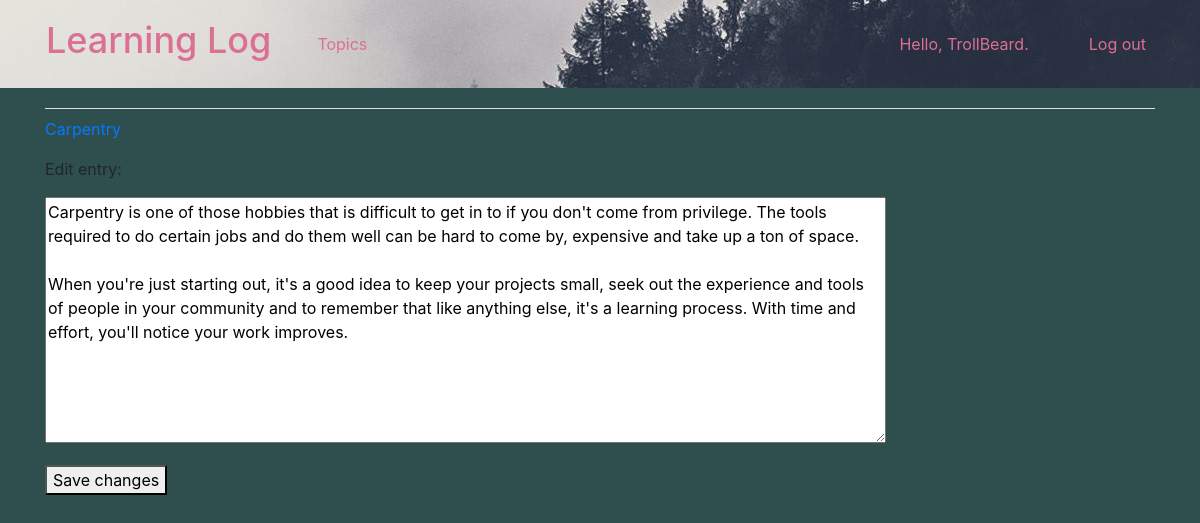
The app's page /edit_entry/3/ (signed in) with its own data.
### learning_logs/models.py (models this page shows, shortened)
class Topic(models.Model):
	text = models.CharField(max_length = 200)
	date_added = models.DateTimeField(auto_now_add = True)
	owner = models.ForeignKey(User, on_delete=models.CASCADE)
	def __str__(self):
		return self.text

class Entry(models.Model):
	topic = models.ForeignKey(Topic, on_delete=models.CASCADE)
	text = models.TextField()
	date_added = models.DateTimeField(auto_now_add=True)
	class Meta:
		verbose_name_plural = 'entries'

### learning_logs/views.py (the view)
# urls.py: path('edit_entry/<int:entry_id>/', views.edit_entry, name='edit_entry'),
@login_required
def edit_entry(request, entry_id):
	entry = Entry.objects.get(id=entry_id)
	topic = entry.topic
	if topic.owner != request.user:
		raise Http404
	if request.method != 'POST':
		form = EntryForm(instance=entry)
	else:
		form = EntryForm(instance=entry, data=request.POST)
		if form.is_valid():
			form.save()
			return redirect('learning_logs:topic', topic_id=topic.id)
	context = {'entry': entry, 'topic':topic, 'form': form}
	return render(request, 'learning_logs/edit_entry.html', context)

### learning_logs/forms.py
class EntryForm(forms.ModelForm):
	class Meta:
		model = Entry
		fields = ['text']
		labels = {'text': ''}
		widgets = {'text': forms.Textarea(attrs={'cols': 80})}

### learning_logs/templates/learning_logs/edit_entry.html (shortened to what this page needs)
{% extends "learning_logs/base.html" %}
{% block content %}
  <p><a href="{% url 'learning_logs:topic' topic.id %}">{{topic}}</a></p>
  <p>Edit entry:</p>
  <form action="{% url 'learning_logs:edit_entry' entry.id %}" method='post'>
    {{ form.as_p }}
    <button name='submit'>Save changes</button>
  </form>
{% endblock content %}

### learning_logs/templates/learning_logs/base.html (shortened to what this page needs)
{% load bootstrap4 %}
{% load static %}
<!doctype html>
<html lang="en">
<head>
<link rel="stylesheet" type="text/css" href="{% static 'learning_logs/custom.css' %}">
  {% bootstrap_css %}
</head>
<body>
  <nav class="navbar navbar-expand-md navbar-light bg-light mb-1 mynav">
	<a class="navbar-brand h1" style="color:palevioletred;font-size:36px" href="{% url 'learning_logs:index' %}">
	Learning Log </a>
   <div class="collapse navbar-collapse" id="navbarCollapse">
   	<ul class="navbar-nav mr-auto">
   	  <li class="nav-item">
   	  	<a class="nav-link" href="{% url 'learning_logs:topics'%}">
   	  	Topics</a></li>
   	</ul>
   	<ul class="navbar-nav ml-auto">
   	  {% if user.is_authenticated %}
   	   <li class="nav-item">
   	   	 <span class="navbar-text" style="color:palevioletred">Hello, {{ user.username }}.</span>
   	   </li>
   	   <li class="nav-item">
   	   	 <a class="nav-link" href="{% url 'users:logout' %}">Log out</a>
   	   </li>
   	  {% else %}
   	    <li class="nav-item">
   	      <a class="nav-link" href="{% url 'users:register' %}">Register</a>
   	    </li>
   	    <li class="nav-item">
   	      <a class="nav-link" href="{% url 'users:login' %}">Log in</a></li>
   	  {% endif %}
   	</ul>
  </div>
 </nav>
 <main role="main" class="container">
   <div class="pb-2 py-2 mb-2 border-bottom align-items-center justify-items-center">
   </div>
   <div>
     {% block content %}{% endblock content %}
   </div>
 </main>
</body>
</html>

### learning_logs/static/learning_logs/custom.css (style rules this page uses)
body { background: darkslategray !important }
.mynav { background-image: url(mountains.jpg); }
.navbar-light .navbar-nav .nav-link { color: palevioletred !important; }
.navbar-brand { margin-left: 30px; }
.nav-item { padding-right: 30px; }
.navbar-expand-md .navbar-nav .nav-link { padding-left: 30px !important; }

### records on screen
Topic: text "Carpentry"
Entry: text "Carpentry is one of those hobbies that is difficult to get in to if you don't come from privilege. The tools required to do certain jobs and do them well can be hard to come by, expensive and take up a ton of space. When you're just starting out, it's a good idea to keep your projects small, seek out the experience and tools of people in your community and to remember that like anything else, it's a learning process. With time and effort, you'll notice your work improves."

### other values on screen
{{ user.username }} "TrollBeard"
